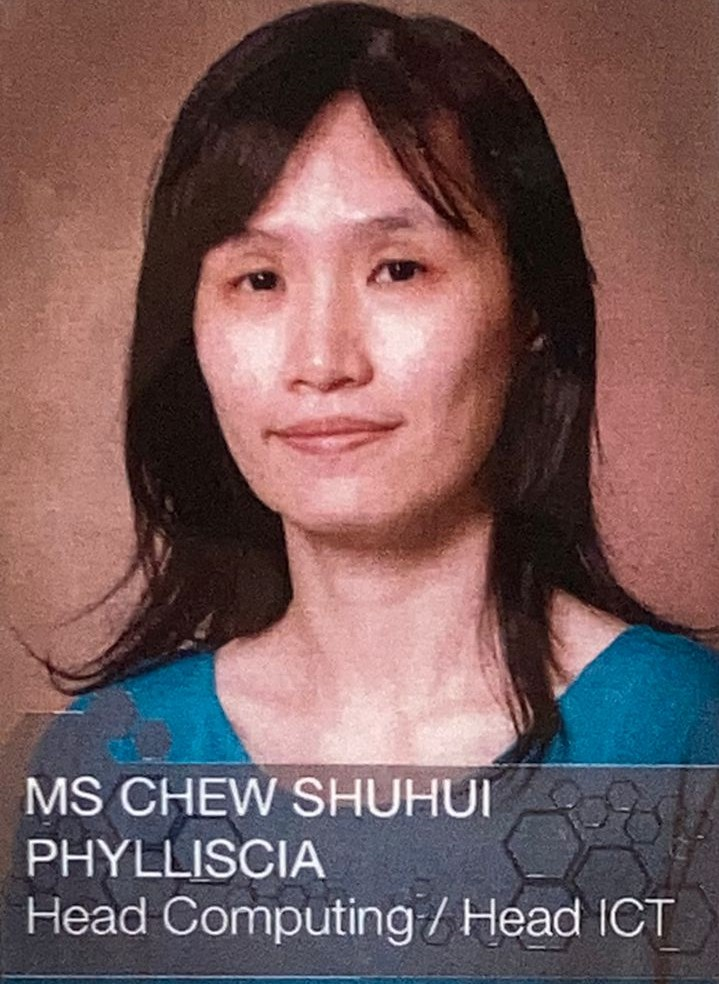
#> input picture Mrs Lee.jpeg, 719 x 984 px
$ jupyter execute --allow-errors 'Not Star day Gift.ipynb'   (shell and % lines are left out)   (older library calls are emulated)
#> lines starting #> are read from the running program, lines starting #| are printed output that depends on the picture; after the words box and inside, x2 and y2 are one past the last pixel; in counts of white or black regions, pixels touching at a corner belong together
# Happy STAR Day, Mrs Lee!

The students from 404 would like celebrate this joyous day with the following Jupyter Notebook, with Image Processing done on an image of you. We hope you appreciate this. Thank you!

[cell 1]
import numpy as np
import matplotlib.pyplot as plt
plt.rcParams["figure.figsize"] = (16, 8)

import cv2
from skimage.color import rgb2gray
from skimage.filters import threshold_otsu
from skimage import filters
import skimage.io as skio

from scipy import stats

[cell 2]
class Image:
    def __init__(self, img: np.ndarray, name: str, path: str=""):
        if name == "":
            name = path.split("/")[-1].split(".")[0]

        self.name = name
        self.title = "Image of " + name
        self.path = path
        self.img = img
        self.isgray = len(self.img.shape) == 2

    @classmethod
    def read(cls, path: str, name: str = ""):
#> called with path = 'Mrs Lee.jpeg', name = ''
        return cls(skio.imread(path), name=name, path=path)
#> in __init__, `name = path.split("/")[-1].split(".")[0]`: name = 'Mrs Lee'
#> in __init__, `self.title = "Image of " + name`: self.title = 'Image of Mrs Lee'
#> in __init__, self.img is the input picture: shape (984, 719, 3); mean R, G, B 119.1, 91.4, 91.9

    def show(self, title="", ax=None):
        if ax is None:
            plt.imshow(self.img, cmap="gray" if self.isgray else None)
            plt.title(title if title else self.title)
            plt.show()
        else:
            ax.imshow(self.img, cmap="gray" if self.isgray else None)
            ax.set_title(title if title else self.title)

        return "%s - Retrieved from %s with Shape %s" % (self.title, self.path, self.shape)

    def __repr__(self):
        return self.show()

    def __str__(self):
        return self.name

    def to_numpy(self):
        return self.img

    @property
    def shape(self):
        return self.img.shape

    @property
    def h(self):
        return self.img.shape[0]

    @property
    def w(self):
        return self.img.shape[1]

    def gray(self):
        return self if self.isgray else Image(rgb2gray(self.img), name="Grayscale of "+self.name, path=self.path)

    def red(self):
        img = self.img.copy()
        img[:, :, 1:] = 0
        return Image(img, name="Red Part of "+self.name, path=self.path)

    def green(self):
        img = self.img.copy()
        img[:, :, ::2] = 0
        return Image(img, name="Green Part of "+self.name, path=self.path)

    def blue(self):
        img = self.img.copy()
        img[:, :, :2] = 0
        return Image(img, name="Blue Part of "+self.name, path=self.path)

    def flipud(self):
        return Image(np.flipud(self.img), name=self.name+" Flipped Vertically", path=self.path)

    def fliplr(self):
        return Image(np.fliplr(self.img), name=self.name+" Flipped Horizontally", path=self.path)

    def invert(self):
        return Image((1 if np.all(self.img < 1) else 255) - self.img, name=self.name+" Inverted", path=self.path)

    def transpose(self):
        return Image(np.transpose(self.img, [1, 0, 2]), name=self.name+" Transposed", path=self.path)
#> in green, `img[:, :, ::2] = 0`:
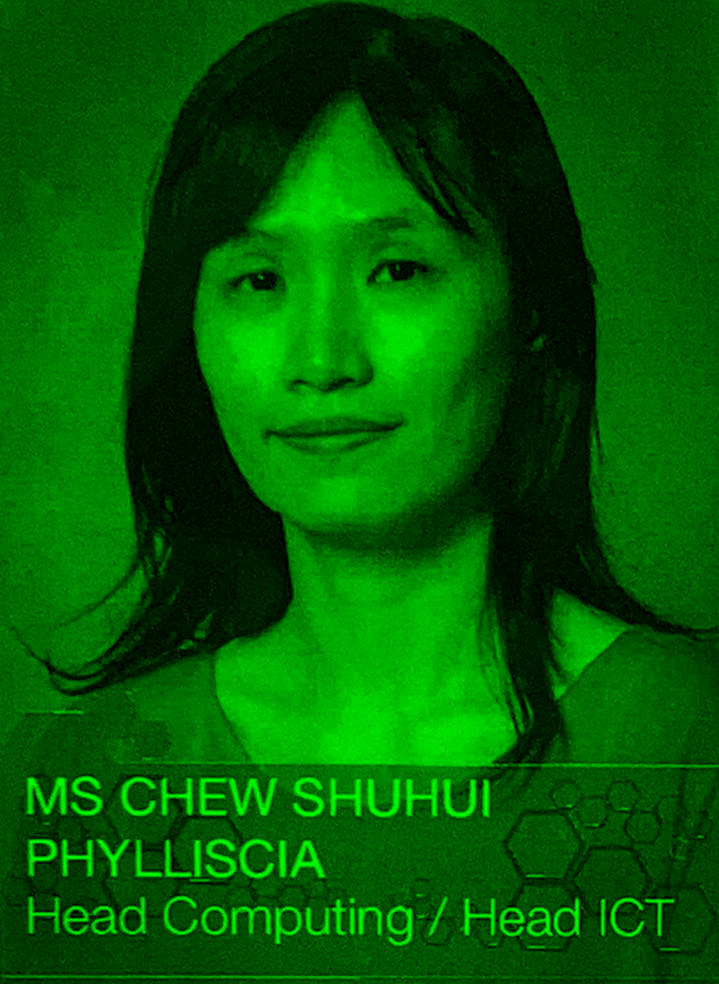
#> img: shape (984, 719, 3); mean R, G, B 0, 91.4, 0

    def spotlight(self):
        img = np.copy(self.img)
        h, w = img.shape
        img[np.sqrt(np.arange(-(w-1)/2, (w+1)/2)**2 + np.arange(-(h-1)/2, (h+1)/2)[:, np.newaxis] ** 2) > min(h, w)/2] = 0
        return Image(img, name="Spotlight of "+self.name, path=self.path)

    def convolve(self, kernel):
        image=self.img
        return Image((np.transpose(np.transpose(image[np.arange(kernel.shape[1]) + np.arange(image.shape[0] + 1 - kernel.shape[0])[:, np.newaxis]], (0, 2, 1))[:, np.arange(kernel.shape[0]) + np.arange(image.shape[1] + 1 - kernel.shape[1])[:, np.newaxis]], (0, 1, 3, 2)) * kernel).sum((2,3)), name=self.name+" Convolved", path=self.path)

    def blur(self, patchSize):
        return Image(self.convolve(kernel=np.full((patchSize, patchSize), 1/patchSize**2)).to_numpy(),
                     name="{}% Blur of {}".format(patchSize, self.name), path=self.path)

    def colorHist(self, title="", ax=None):
        if ax is None:
            plt.hist(self.img.ravel(), bins=256)
            plt.title(title if title else "Color Histogram of %s" % self.name)
            plt.show()
        else:
            ax.hist(self.img.ravel(), bins=256)
            ax.set_title(title if title else "Color Histogram of %s" % self.name)

    def threshColorHist(self, thresh, title="", ax=None):
        if ax is None:
            fig, ax = plt.subplots(1,1)

        self.colorHist(ax=ax, title = self.title if self.title else "Thresholded Color Histogram of %s" % self.name)
        try:
            thresh = float(thresh)
            ax.axvline(x=thresh, color="r")
        except: pass

    def laplacian(self):
        return Image(cv2.Laplacian(self.img, cv2.CV_64F), "Laplacian Filter on "+self.name, path=self.path)

    def sobelX(self):
        return Image(cv2.Sobel(self.img, cv2.CV_64F, 1, 0, ksize=5), "Sobel X Filter on "+self.name, path=self.path)

    def sobelY(self):
        return Image(cv2.Sobel(self.img, cv2.CV_64F, 0, 1, ksize=5), "Sobel Y Filter on "+self.name, path=self.path)
#> in __init__ (call 12), `self.img = img`:
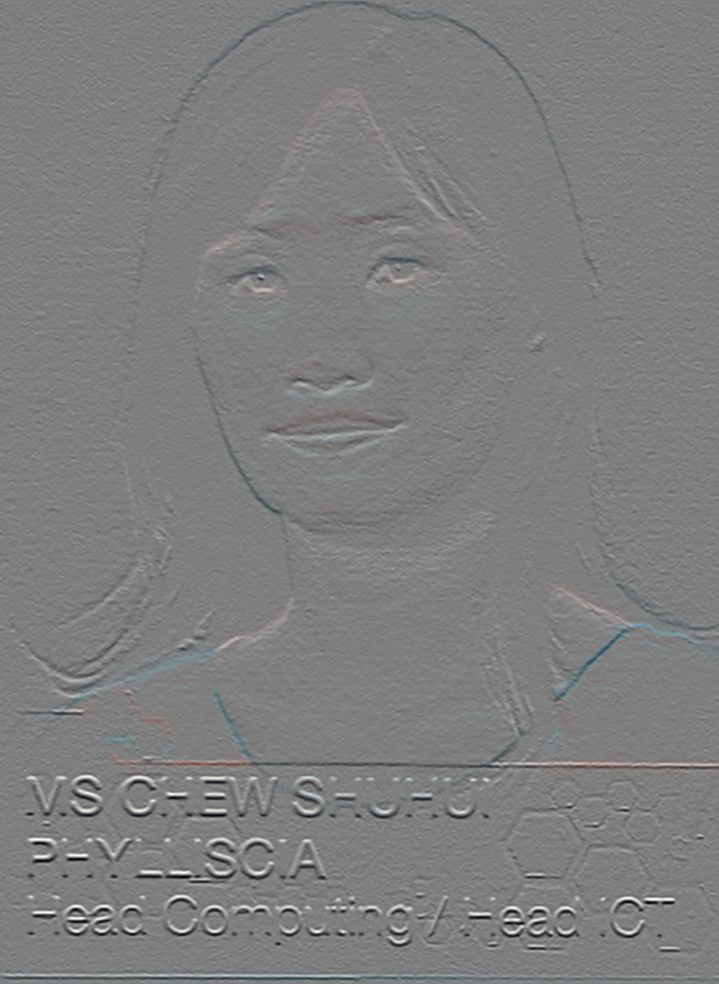
#> self.img: shape (984, 719, 3) float64; mean of channels 0, 1, 2 -12.3, -2.1, 2.3; drawn with min black and max white

    def sobel(self):
        return Image(filters.sobel(self.gray().img), "Sobel Filter on "+self.name, path=self.path)
#> in __init__ (call 14), `self.name = name`: self.name = 'Sobel Filter on Mrs Lee'
#> in __init__ (call 14), `self.img = img`:
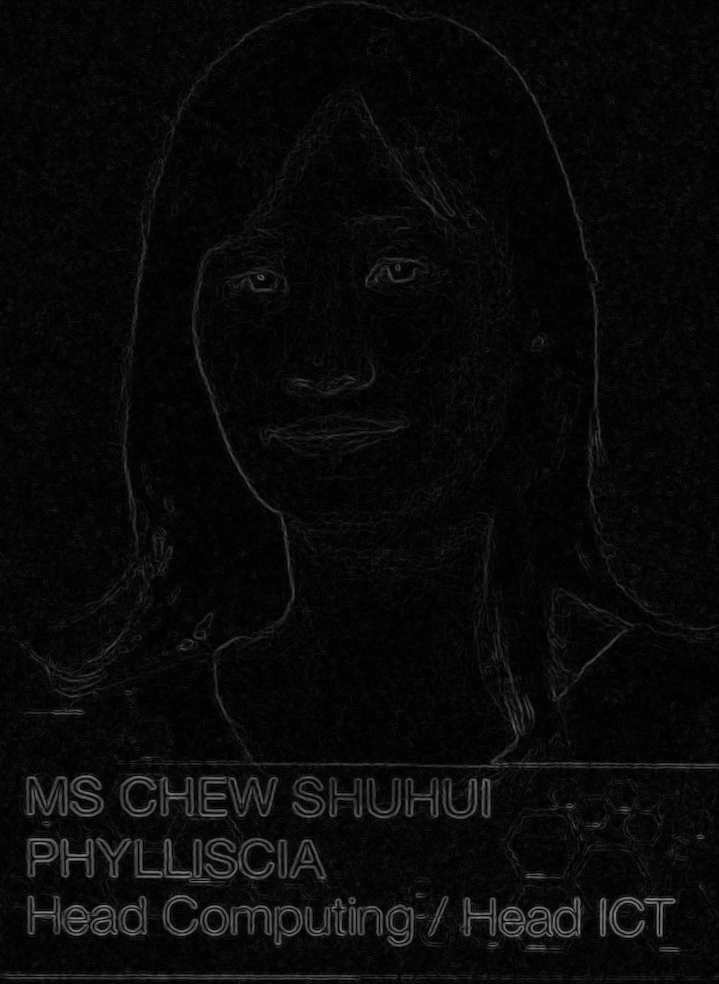
#> self.img: shape (984, 719) float64; min 0, max 0.531, mean 0.0376

    def contourplot(self, ax=None, title=""):
        if ax is None:
            plt.contour(self.img, [50, 200])
            plt.title(title if title else "Contourplot of %s" % self.title)
        else:
            ax.contour(self.img, [50, 200])
            ax.set_title(title if title else "Contourplot of %s" % self.title)

    def apply(self, func, name=""):
        return Image(func(self.img), name=name if len(name) else "Function on "+self.name, path=self.path)

    def threshold(self, func, name=""):
        return Image(self.img > func(self.img), name=name if len(name) else "Thresholding Function on "+self.name, path=self.path)
#> in __init__ (call 15), `self.img = img`:
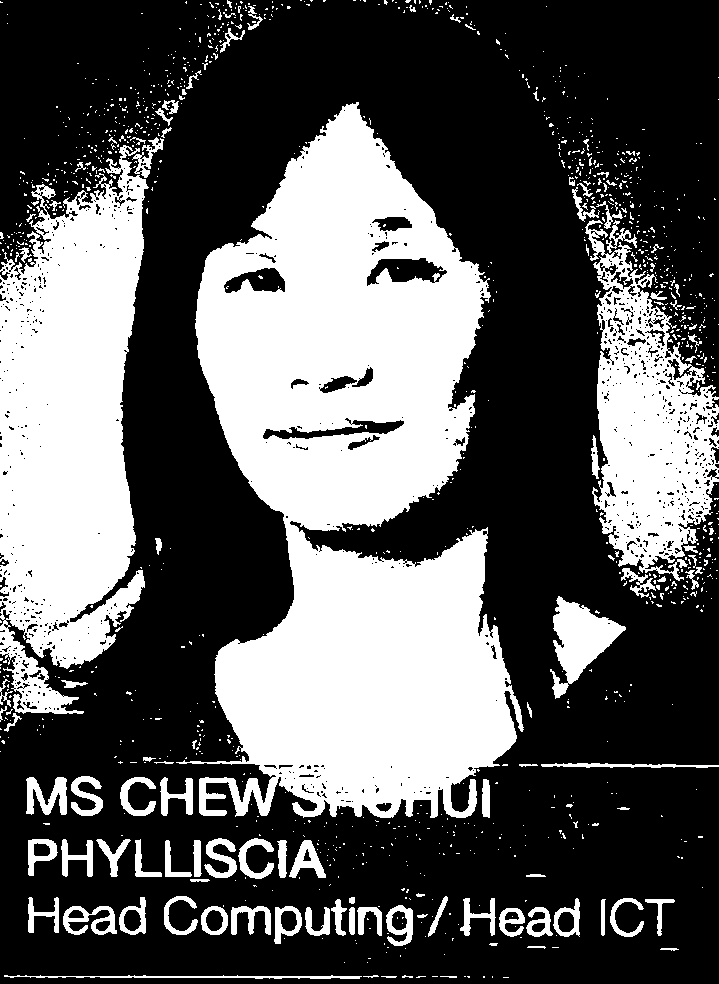
#> self.img: shape (984, 719) bool; 35.9% white; 1208 white regions (1094 under 20 px), largest, box (x1, y1, x2, y2) and area: (176, 102, 524, 818) 141860, (0, 145, 149, 714) 58116, (585, 220, 719, 581) 24492
#> in spotlight, `img[np.sqrt(np.arange(-(w-1)/2, (w+1)/2)**2 + np.arange(-(h-1)/2, (h+1..`:
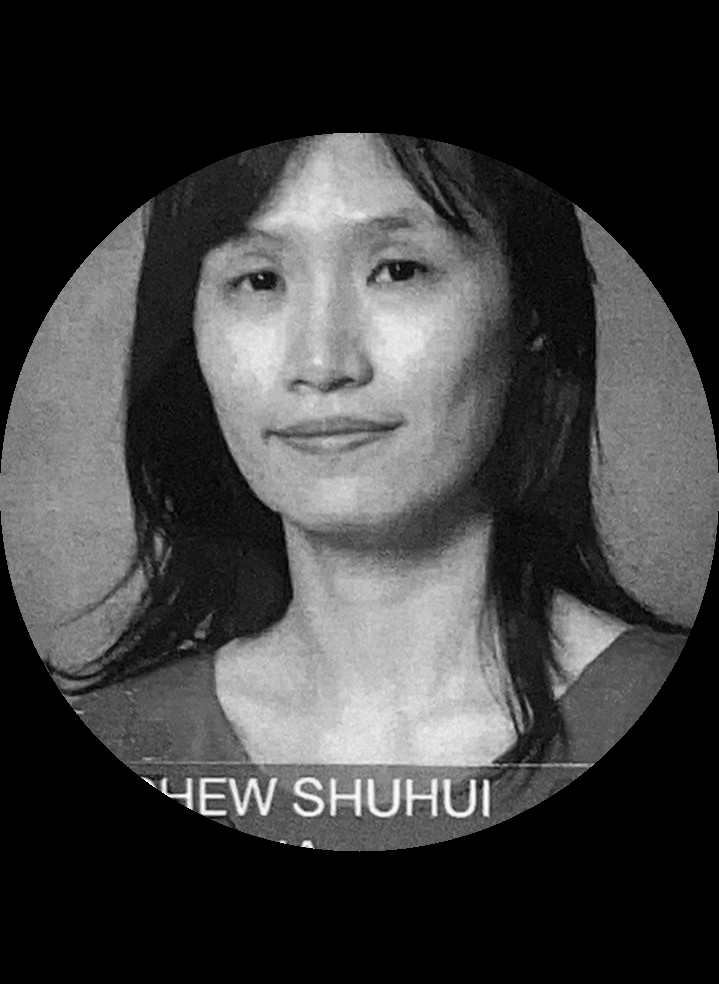
#> img: shape (984, 719) float64; min 0, max 0.999, mean 0.245

    def scattered(self):
        edges_img = self.sobel().img
        x, y = np.argwhere(edges_img > 0.07).T
        return y, -x

    def scatter(self, ax=None, s=0.1, title="", figsize=(10,13)):
        x,y = img.scattered()
        if ax is None:
            plt.figure(figsize=figsize)
            plt.scatter(x, y, s=s)
            plt.title(title if title else "Scatterplot of %s" % self.title)
        else:
            ax.scatter(x, y, s=s)
            ax.set_title(title if title else "Scatterplot of %s" % self.title)

        return stats.pearsonr(x, y)

    def createImageReport(self):
        fig, axes = plt.subplots(4, 4,figsize=(30,30))
        gray = self.gray()

        self.show(title="Original "+self.title, ax=axes[0, 0])
        self.flipud().show(ax=axes[0, 1])
        self.fliplr().show(ax=axes[0, 2])
        self.transpose().show(ax=axes[0, 3])

        self.red().show(ax=axes[1, 0])
        self.blue().show(ax=axes[1, 1])
        self.green().show(ax=axes[1, 2])
        self.invert().show(ax=axes[1, 3])

        self.laplacian().show(ax=axes[2, 0])
        self.sobelX().show(ax=axes[2, 1])
        self.sobelY().show(ax=axes[2, 2])
        self.sobel().show(ax=axes[2, 3])

        gray.threshold(threshold_otsu, name="Global Thresholding of Mrs Lee").show(ax=axes[3, 0])
        gray.spotlight().show(ax=axes[3, 1])
        gray.blur(15).show(ax=axes[3, 2])
        gray.colorHist(ax=axes[3, 3])

[cell 3]
img = Image.read("Mrs Lee.jpeg")
img

#> (a cell that did not finish here is left out)

[cell 5]
img.scatter()
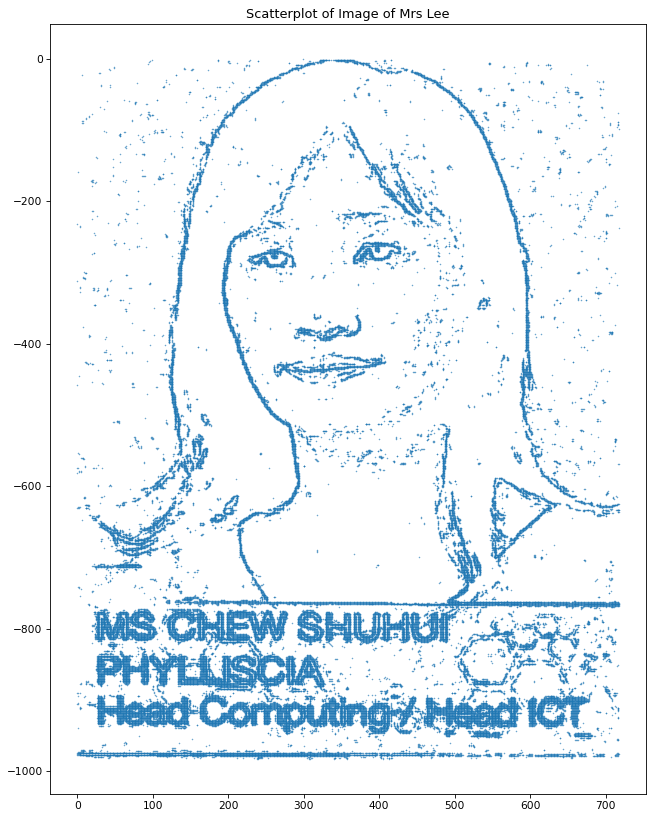
#> figure drawn by matplotlib, 1 panel
